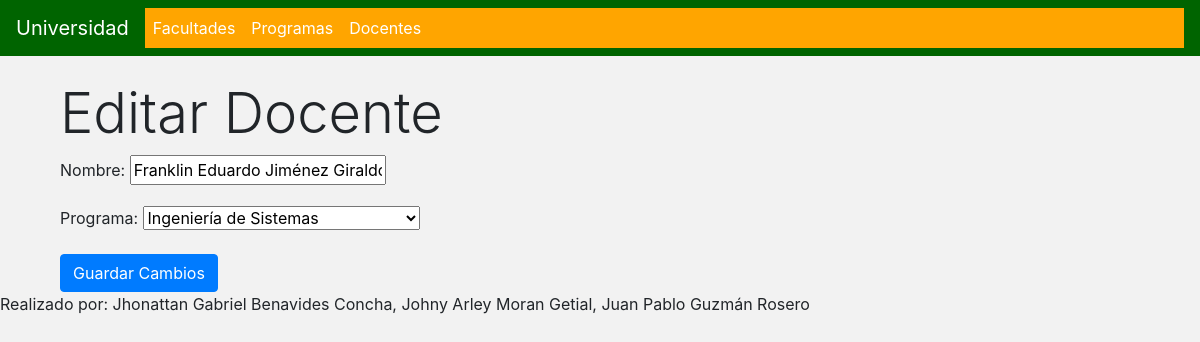
Screenshot of /editar_docente/1/ with the database file from the repository.
### universidad_app/models.py (models this page shows)
class Docente(models.Model):
    nombre = models.CharField(max_length=100)
    programa = models.ForeignKey(Programa, on_delete=models.CASCADE)

class Programa(models.Model):
    nombre = models.CharField(max_length=100)
    facultad = models.ForeignKey(Facultad, on_delete=models.CASCADE)

### universidad_app/views.py (the view)
# urls.py: path('editar_docente/<int:docente_id>/',
def editar_docente(request, docente_id):
    docente = Docente.objects.get(id=docente_id)
    if request.method == 'POST':
        form = DocenteForm(request.POST, instance=docente)
        if form.is_valid():
            form.save()
            return redirect('docentes_list')
    else:
        form = DocenteForm(instance=docente)
    return render(request, 'universidad_app/editar_docente.html', {'form': form})

### universidad_app/forms.py
class DocenteForm(forms.ModelForm):
    class Meta:
        model = Docente
        fields = ['nombre', 'programa']
    def __init__(self, *args, **kwargs):
        super().__init__(*args, **kwargs)
        self.fields['programa'].queryset = self.fields['programa'].queryset.only(
            'nombre')
        self.fields['programa'].widget.choices = [
            (programa.id, programa.nombre) for programa in self.fields['programa'].queryset]

### universidad_app/templates/universidad_app/editar_docente.html (shortened to what this page needs)
{% extends 'universidad_app/base.html' %}
{% block content %}
    <div class="container mt-4">
        <h1 class="display-4">Editar Docente</h1>
        <form method="post">
            {{ form.as_p }}
            <button type="submit" class="btn btn-primary">Guardar Cambios</button>
        </form>
    </div>
{% endblock %}

### universidad_app/templates/universidad_app/base.html (style rules this page uses)
body { background-color: #f2f2f2; }

### rows the page displays
Docente: nombre "Franklin Eduardo Jiménez Giraldo", programa "Ingeniería de Sistemas"
